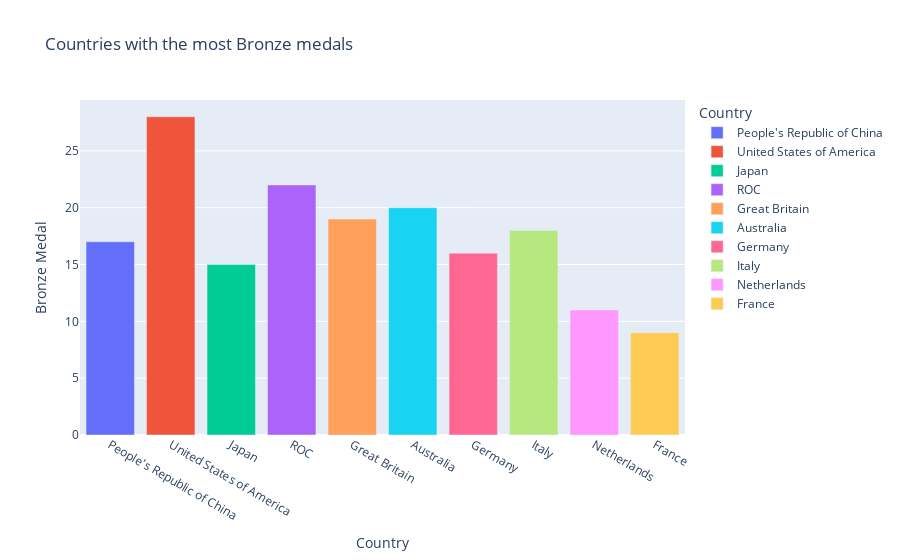

The notebook cell saved with this chart:
### Code cell
#Countries with the most Bronze medals

plot('Bronze Medal','Countries with the most Bronze medals')

### Figure 1 — Plotly figure (JSON) as saved in the notebook; plotly's stock layout.template omitted (floating-point values rounded to 4 significant figures)
{"data": [{"alignmentgroup": "True", "hovertemplate": "Country=%{x}<br>Bronze Medal=%{y}<extra></extra>", "legendgroup": "People's Republic of China", "marker": {"color": "#636efa"}, "name": "People's Republic of China", "offsetgroup": "People's Republic of China", "orientation": "v", "showlegend": true, "textposition": "auto", "type": "bar", "x": ["People's Republic of China"], "xaxis": "x", "y": [17], "yaxis": "y"}, {"alignmentgroup": "True", "hovertemplate": "Country=%{x}<br>Bronze Medal=%{y}<extra></extra>", "legendgroup": "United States of America", "marker": {"color": "#EF553B"}, "name": "United States of America", "offsetgroup": "United States of America", "orientation": "v", "showlegend": true, "textposition": "auto", "type": "bar", "x": ["United States of America"], "xaxis": "x", "y": [28], "yaxis": "y"}, {"alignmentgroup": "True", "hovertemplate": "Country=%{x}<br>Bronze Medal=%{y}<extra></extra>", "legendgroup": "Japan", "marker": {"color": "#00cc96"}, "name": "Japan", "offsetgroup": "Japan", "orientation": "v", "showlegend": true, "textposition": "auto", "type": "bar", "x": ["Japan"], "xaxis": "x", "y": [15], "yaxis": "y"}, {"alignmentgroup": "True", "hovertemplate": "Country=%{x}<br>Bronze Medal=%{y}<extra></extra>", "legendgroup": "ROC", "marker": {"color": "#ab63fa"}, "name": "ROC", "offsetgroup": "ROC", "orientation": "v", "showlegend": true, "textposition": "auto", "type": "bar", "x": ["ROC"], "xaxis": "x", "y": [22], "yaxis": "y"}, {"alignmentgroup": "True", "hovertemplate": "Country=%{x}<br>Bronze Medal=%{y}<extra></extra>", "legendgroup": "Great Britain", "marker": {"color": "#FFA15A"}, "name": "Great Britain", "offsetgroup": "Great Britain", "orientation": "v", "showlegend": true, "textposition": "auto", "type": "bar", "x": ["Great Britain"], "xaxis": "x", "y": [19], "yaxis": "y"}, {"alignmentgroup": "True", "hovertemplate": "Country=%{x}<br>Bronze Medal=%{y}<extra></extra>", "legendgroup": "Australia", "marker": {"color": "#19d3f3"}, "name": "Australia", "offsetgroup": "Australia", "orientation": "v", "showlegend": true, "textposition": "auto", "type": "bar", "x": ["Australia"], "xaxis": "x", "y": [20], "yaxis": "y"}, {"alignmentgroup": "True", "hovertemplate": "Country=%{x}<br>Bronze Medal=%{y}<extra></extra>", "legendgroup": "Germany", "marker": {"color": "#FF6692"}, "name": "Germany", "offsetgroup": "Germany", "orientation": "v", "showlegend": true, "textposition": "auto", "type": "bar", "x": ["Germany"], "xaxis": "x", "y": [16], "yaxis": "y"}, {"alignmentgroup": "True", "hovertemplate": "Country=%{x}<br>Bronze Medal=%{y}<extra></extra>", "legendgroup": "Italy", "marker": {"color": "#B6E880"}, "name": "Italy", "offsetgroup": "Italy", "orientation": "v", "showlegend": true, "textposition": "auto", "type": "bar", "x": ["Italy"], "xaxis": "x", "y": [18], "yaxis": "y"}, {"alignmentgroup": "True", "hovertemplate": "Country=%{x}<br>Bronze Medal=%{y}<extra></extra>", "legendgroup": "Netherlands", "marker": {"color": "#FF97FF"}, "name": "Netherlands", "offsetgroup": "Netherlands", "orientation": "v", "showlegend": true, "textposition": "auto", "type": "bar", "x": ["Netherlands"], "xaxis": "x", "y": [11], "yaxis": "y"}, {"alignmentgroup": "True", "hovertemplate": "Country=%{x}<br>Bronze Medal=%{y}<extra></extra>", "legendgroup": "France", "marker": {"color": "#FECB52"}, "name": "France", "offsetgroup": "France", "orientation": "v", "showlegend": true, "textposition": "auto", "type": "bar", "x": ["France"], "xaxis": "x", "y": [9], "yaxis": "y"}], "layout": {"barmode": "relative", "legend": {"title": {"text": "Country"}, "tracegroupgap": 0}, "title": {"text": "Countries with the most Bronze medals"}, "xaxis": {"anchor": "y", "categoryarray": ["People's Republic of China", "United States of America", "Japan", "ROC", "Great Britain", "Australia", "Germany", "Italy", "Netherlands", "France"], "categoryorder": "array", "domain": [0, 1], "title": {"text": "Country"}}, "yaxis": {"anchor": "x", "domain": [0, 1], "title": {"text": "Bronze Medal"}}}}
